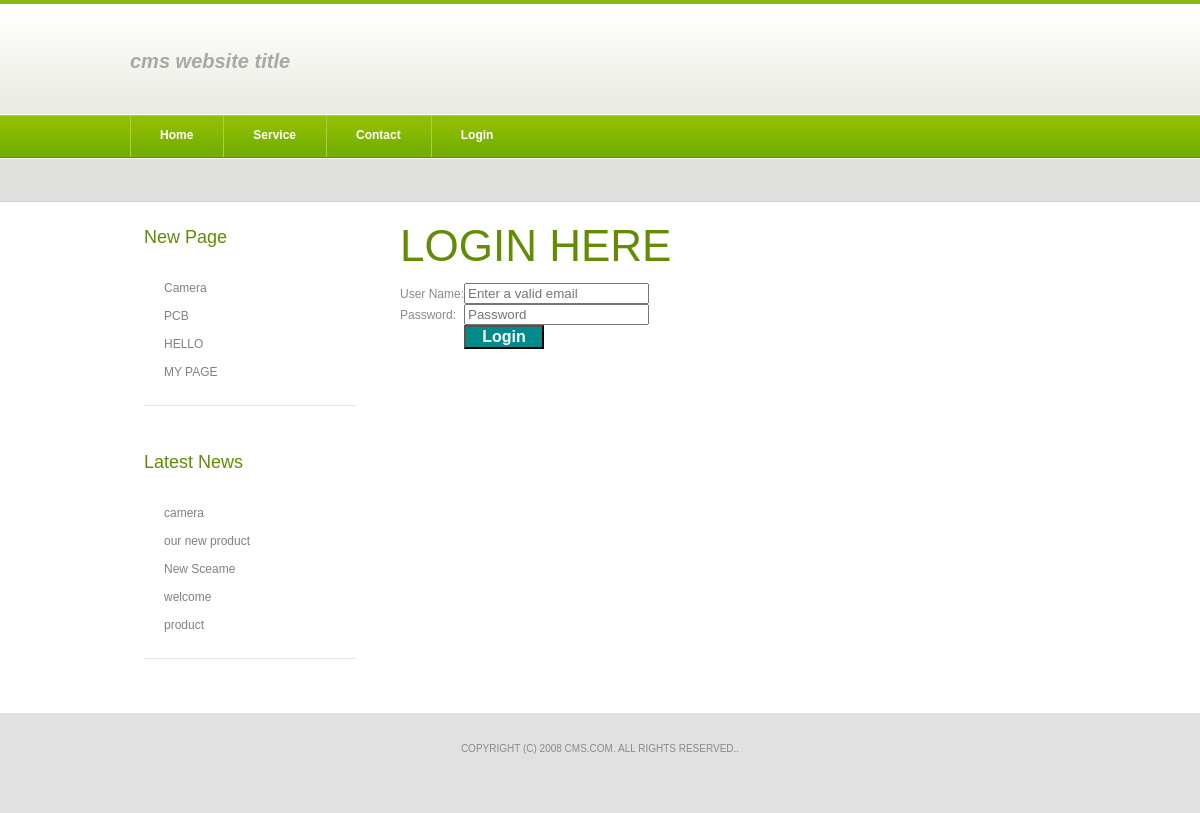
The app's page /cms2/login.php with its own data.
### tables this page shows
CREATE TABLE IF NOT EXISTS `conf` (
  `lab_id` int(3) NOT NULL AUTO_INCREMENT,
  `lab_name` varchar(500) NOT NULL,
  `lab_value` varchar(500) NOT NULL,
  PRIMARY KEY (`lab_id`)
);

CREATE TABLE IF NOT EXISTS `newpage` (
  `page_id` int(11) NOT NULL AUTO_INCREMENT,
  `page_title` varchar(50) NOT NULL,
  `page_des` varchar(500) NOT NULL,
  PRIMARY KEY (`page_id`)
);

CREATE TABLE IF NOT EXISTS `news` (
  `id` int(11) NOT NULL AUTO_INCREMENT,
  `news` varchar(100) NOT NULL,
  `newsdata` varchar(500) NOT NULL,
  `newsdate` varchar(50) NOT NULL,
  PRIMARY KEY (`id`)
);

### cms2/login.php (the view, shortened to what this page needs)
<!DOCTYPE html PUBLIC "-//W3C//DTD XHTML 1.0 Strict//EN" "http://www.w3.org/TR/xhtml1/DTD/xhtml1-strict.dtd">
<html xmlns="http://www.w3.org/1999/xhtml">
<head>
<link href="style.css" rel="stylesheet" type="text/css" media="screen" />
</head>
<body>
	<div id="logo">
		<?php
					$query1="select *from conf where lab_id=3";
					$result1=mysql_query($query1);
					$row1=mysql_fetch_array($result1);
					echo $row1[2];
				?>
	</div>
	<div id="header">
		<div id="menu">
			<ul>
				<li><a href="home.php" class="first">Home</a></li>
				<li class="current_page_item"><a href="service.php">service</a></li>
				<li><a href="contact.php">Contact</a></li>
				<li><a href="login.php">login</a></li>
			</ul>
		</div>
	</div>
	<div id="page">
		<div id="content">
			<div class="post">
<h1 class="componentheading">
 Login here<br>
</h1>
<p style="text-align: justify;">
		<form method="post"  action="login_query.php">
		<table cellpadding="0" cellspacing="0">
            <tbody>
			<tr>
			<td>User Name:
			<td><input class="valid1" name="UserName" type="email"  required  placeholder="Enter a valid email " pattern="[a-z0-9!#$%&'*+/=?^_`{|}~-]+(?:\.[a-z0-9!#$%&'*+/=?^_`{|}~-]+)*@(?:[a-z0-9](?:[a-z0-9-]*[a-z0-9])?\.)+[a-z0-9](?:[a-z0-9-]*[a-z0-9])?" title="enter valid email address" /></tr>
			<tr>
			<td>Password:
			<td><input type="Password" text-input" name="password" placeholder="Password" required />
			</tr>
			<tr>
			<td></td>
			<td><input type="submit" value="Login" name="submit"  style="background-color:darkcyan;font-size:16px;color:white;  		                   width:80px;cursor:pointer; font-weight:bold"/><tr>
			</table>
</p>
</div>
		</div>
		<div id="sidebar">
			<ul>
				<li>
					<h2>New Page </h2>
					<ul>
						<li>
							<?php
											$query="select * from newpage";
											$result=mysql_query($query);
											while($row=mysql_fetch_array($result))
											{
												$a=$row['page_title'];
											?>
											<a href="navigation.php?name=<?php echo $a ?>"> <?php echo $a ?></a><br>
									<br>
									<?php
											}
											?>
				</li>
					</ul>
				</li>
			</ul>
					<ul>
				<li>
					<h2>Latest News</h2>
					<ul>
							<li>
			<?php
	$query="select * from news order by newsdate desc";
    $result=mysql_query($query);
	while($row=mysql_fetch_array($result))
											{
												$newsid=$row[0];
												$news=$row[1];
											?>
											<a href="latestnews.php?newsid=<?php echo $newsid ?>"> <?php echo $news ?></a><br>
											<br>
									<?php
											}
											?>
			</li>
					</ul>
				</li>
			</ul>
		</div>
		<div style="clear: both;">&nbsp;</div>
	</div>
	<div id="footer">
		<p>Copyright (c) 2008 cms.com. All rights reserved..</p>
		</div>
</body>
</html>

### cms2/style.css (style rules this page uses)
body { margin: 0; padding: 0; background: #FFFFFF url(images/img01.gif) repeat-x left top; font-family: Arial, Helvetica, sans-serif; font-size: 12px; color: #8A8A8A; }
h1, h2, h3 { margin: 0; text-transform: uppercase; font-weight: normal; color: #618C04; }
h1 { font-size: 44px; }
h2 { font-size: 18px; }
p, ul, ol { margin-top: 0; line-height: 240%; text-align: justify; }
a { color: #77B003; }
#header { width: 940px; height: 36px; margin: 0 auto; }
#menu { float: left; width: 680px; height: 43px; background: url(images/img02.jpg) no-repeat left top; }
#menu ul { margin: 0; padding: 0px 0px 0px 0px; list-style: none; line-height: normal; }
#menu li { display: block; float: left; }
#menu a { display: block; float: left; height: 30px; margin: 0; padding: 13px 30px 0px 30px; background: url(images/img02.gif) no-repeat left top; text-decoration: none; text-align: center; text-transform: capitalize; font-family: Arial, Helvetica, sans-serif; font-size: 12px; font-weight: bold; color: #FFFFFF; }
#page { width: 940px; margin: 0 auto; padding: 70px 0px 0px 0px; }
#logo { width: 940px; height: 65px; margin: 0 auto; }
#logo h1, #logo p { margin: 0px; line-height: normal; text-transform: lowercase; font-weight: normal; color: #618C04; }
#logo p { margin-top: 50px; text-transform: lowercase; font-size: 20px; color: #A8A8A8; }
#content { float: right; width: 670px; }
.post { margin-bottom: 45px; }
#sidebar { float: left; width: 240px; font-family: Arial, Helvetica, sans-serif; font-size: 12px; }
#sidebar ul { margin: 0; padding: 0; list-style: none; line-height: normal; }
#sidebar li { margin-bottom: 30px; padding: 0 0 10px 0px; }
#sidebar li ul { margin: 0px 14px; }
#sidebar li li { margin: 0; padding: 12px 0px; border-bottom: 1px solid #E9E8DD; background: url(images/img08.gif) no-repeat left 18px; }
#sidebar li li a { padding: 0px 0px 0px 20px; font-weight: normal; color: #808080; }
#sidebar h2 { height: 30px; margin: 0 0 10px 0px; padding: 6px 0 2px 14px; background: url(images/img05.gif) repeat-x left top; text-transform: capitalize; font-size: 18px; font-weight: normal; color: #618C04; }
#sidebar a { text-align: left; text-decoration: none; font-weight: bold; }
#footer { width: 100%; height: 100px; margin: 0 auto; padding: 0; background: #E1E1E1; }
#footer p { margin: 0; padding: 30px 0px 0px 0px; text-align: center; line-height: normal; text-transform: uppercase; font-size: 10px; }

### records on screen
conf: lab_value "cms website title"
newpage: page_title "Camera"
newpage: page_title "PCB"
newpage: page_title "HELLO"
newpage: page_title "MY PAGE"
news: news "camera"
news: news "our new product"
news: news "New Sceame"
news: news "welcome"
news: news "product"
